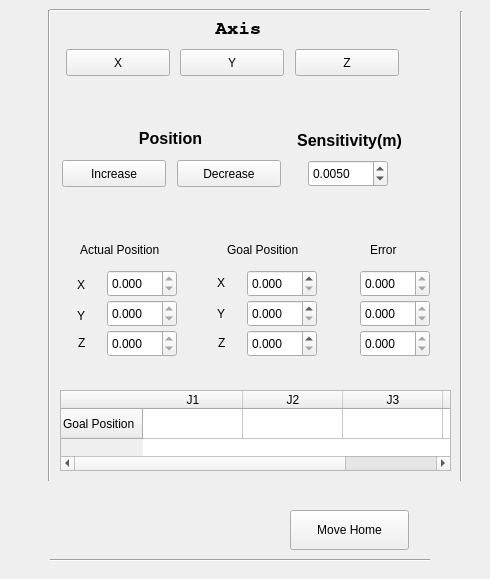
      <widget class="QWidget" name="control_position">
       <widget class="QPushButton" name="pushButton_3">
        <property name="geometry">
         <rect>
          <x>62</x>
          <y>160</y>
          <width>104</width>
          <height>27</height>
         </rect>
        </property>
        <property name="text">
         <string>Increase</string>
        </property>
       </widget>
       <widget class="QPushButton" name="pushButton_4">
        <property name="geometry">
         <rect>
          <x>295</x>
          <y>49</y>
          <width>104</width>
          <height>27</height>
         </rect>
        </property>
        <property name="text">
         <string>Z</string>
        </property>
       </widget>
       <widget class="QPushButton" name="pushButton_5">
        <property name="geometry">
         <rect>
          <x>180</x>
          <y>49</y>
          <width>104</width>
          <height>27</height>
         </rect>
        </property>
        <property name="text">
         <string>Y</string>
        </property>
       </widget>
       <widget class="QPushButton" name="button_move_home">
        <property name="geometry">
         <rect>
          <x>290</x>
          <y>510</y>
          <width>119</width>
          <height>40</height>
         </rect>
        </property>
        <property name="text">
         <string>Move Home</string>
        </property>
       </widget>
       <widget class="QPushButton" name="pushButton_7">
        <property name="geometry">
         <rect>
          <x>177</x>
          <y>160</y>
          <width>104</width>
          <height>27</height>
         </rect>
        </property>
        <property name="text">
         <string>Decrease</string>
        </property>
       </widget>
       <widget class="Line" name="line_17">
        <property name="geometry">
         <rect>
          <x>442</x>
          <y>11</y>
          <width>39</width>
          <height>470</height>
         </rect>
        </property>
        <property name="orientation">
         <enum>Qt::Vertical</enum>
        </property>
       </widget>
       <widget class="Line" name="line_18">
        <property name="geometry">
         <rect>
          <x>30</x>
          <y>10</y>
          <width>39</width>
          <height>471</height>
         </rect>
        </property>
        <property name="orientation">
         <enum>Qt::Vertical</enum>
        </property>
       </widget>
       <widget class="QLabel" name="label_6">
        <property name="geometry">
         <rect>
          <x>290</x>
          <y>130</y>
          <width>119</width>
          <height>20</height>
         </rect>
        </property>
        <property name="font">
         <font>
          <family>Ubuntu</family>
          <pointsize>12</pointsize>
          <weight>75</weight>
          <bold>true</bold>
         </font>
        </property>
        <property name="text">
         <string>Sensitivity(m)</string>
        </property>
        <property name="alignment">
         <set>Qt::AlignCenter</set>
        </property>
        <property name="wordWrap">
         <bool>false</bool>
        </property>
       </widget>
       <widget class="QPushButton" name="pushButton_8">
        <property name="geometry">
         <rect>
          <x>66</x>
          <y>49</y>
          <width>104</width>
          <height>27</height>
         </rect>
        </property>
        <property name="text">
         <string>X</string>
        </property>
       </widget>
       <widget class="Line" name="line_19">
        <property name="geometry">
         <rect>
          <x>50</x>
          <y>550</y>
          <width>380</width>
          <height>20</height>
         </rect>
        </property>
        <property name="orientation">
         <enum>Qt::Horizontal</enum>
        </property>
       </widget>
       <widget class="QLabel" name="label_7">
        <property name="geometry">
         <rect>
          <x>48</x>
          <y>18</y>
          <width>381</width>
          <height>20</height>
         </rect>
        </property>
        <property name="font">
         <font>
          <family>Nimbus Mono L</family>
          <pointsize>14</pointsize>
          <weight>75</weight>
          <bold>true</bold>
         </font>
        </property>
        <property name="text">
         <string>Axis</string>
        </property>
        <property name="alignment">
         <set>Qt::AlignCenter</set>
        </property>
        <property name="wordWrap">
         <bool>false</bool>
        </property>
       </widget>
       <widget class="Line" name="line_20">
        <property name="geometry">
         <rect>
          <x>50</x>
          <y>0</y>
          <width>380</width>
          <height>20</height>
         </rect>
        </property>
        <property name="orientation">
         <enum>Qt::Horizontal</enum>
        </property>
       </widget>
       <widget class="QLabel" name="label_8">
        <property name="geometry">
         <rect>
          <x>80</x>
          <y>240</y>
          <width>129</width>
          <height>20</height>
         </rect>
        </property>
        <property name="text">
         <string>Actual Position</string>
        </property>
       </widget>
       <widget class="QLabel" name="label_9">
        <property name="geometry">
         <rect>
          <x>111</x>
          <y>130</y>
          <width>119</width>
          <height>17</height>
         </rect>
        </property>
        <property name="font">
         <font>
          <pointsize>12</pointsize>
          <weight>75</weight>
          <bold>true</bold>
         </font>
        </property>
        <property name="text">
         <string>Position</string>
        </property>
        <property name="alignment">
         <set>Qt::AlignCenter</set>
        </property>
       </widget>
       <widget class="QLabel" name="label_10">
        <property name="geometry">
         <rect>
          <x>227</x>
          <y>240</y>
          <width>90</width>
          <height>20</height>
         </rect>
        </property>
        <property name="text">
         <string>Goal Position</string>
        </property>
       </widget>
       <widget class="QLabel" name="label_11">
        <property name="geometry">
         <rect>
          <x>77</x>
          <y>276</y>
          <width>10</width>
          <height>17</height>
         </rect>
        </property>
        <property name="text">
         <string>X</string>
        </property>
       </widget>
       <widget class="QLabel" name="label_12">
        <property name="geometry">
         <rect>
          <x>77</x>
          <y>307</y>
          <width>16</width>
          <height>17</height>
         </rect>
        </property>
        <property name="text">
         <string>Y</string>
        </property>
       </widget>
       <widget class="QLabel" name="label_13">
        <property name="geometry">
         <rect>
          <x>78</x>
          <y>333</y>
          <width>10</width>
          <height>20</height>
         </rect>
        </property>
        <property name="text">
         <string>Z</string>
        </property>
       </widget>
       <widget class="QLabel" name="label_14">
        <property name="geometry">
         <rect>
          <x>217</x>
          <y>305</y>
          <width>16</width>
          <height>17</height>
         </rect>
        </property>
        <property name="text">
         <string>Y</string>
        </property>
       </widget>
       <widget class="QLabel" name="label_15">
        <property name="geometry">
         <rect>
          <x>217</x>
          <y>274</y>
          <width>10</width>
          <height>17</height>
         </rect>
        </property>
        <property name="text">
         <string>X</string>
        </property>
       </widget>
       <widget class="QLabel" name="label_16">
        <property name="geometry">
         <rect>
          <x>218</x>
          <y>333</y>
          <width>10</width>
          <height>20</height>
         </rect>
        </property>
        <property name="text">
         <string>Z</string>
        </property>
       </widget>
       <widget class="QDoubleSpinBox" name="spinbox_actual_x">
        <property name="geometry">
         <rect>
          <x>107</x>
          <y>270</y>
          <width>70</width>
          <height>27</height>
         </rect>
        </property>
        <property name="readOnly">
         <bool>true</bool>
        </property>
        <property name="decimals">
         <number>3</number>
        </property>
       </widget>
       <widget class="QDoubleSpinBox" name="spinbox_actual_y">
        <property name="geometry">
         <rect>
          <x>107</x>
          <y>300</y>
          <width>70</width>
          <height>27</height>
         </rect>
        </property>
        <property name="readOnly">
         <bool>true</bool>
        </property>
        <property name="decimals">
         <number>3</number>
        </property>
       </widget>
       <widget class="QDoubleSpinBox" name="spinbox_actual_z">
        <property name="geometry">
         <rect>
          <x>107</x>
          <y>330</y>
          <width>70</width>
          <height>27</height>
         </rect>
        </property>
        <property name="readOnly">
         <bool>true</bool>
        </property>
        <property name="decimals">
         <number>3</number>
        </property>
       </widget>
       <widget class="QDoubleSpinBox" name="spinbox_goal_y">
        <property name="geometry">
         <rect>
          <x>247</x>
          <y>300</y>
          <width>70</width>
          <height>27</height>
         </rect>
        </property>
        <property name="decimals">
         <number>3</number>
        </property>
       </widget>
       <widget class="QDoubleSpinBox" name="spinbox_goal_z">
        <property name="geometry">
         <rect>
          <x>247</x>
          <y>330</y>
          <width>70</width>
          <height>27</height>
         </rect>
        </property>
        <property name="decimals">
         <number>3</number>
        </property>
       </widget>
       <widget class="QDoubleSpinBox" name="spinbox_sensitivity">
        <property name="geometry">
         <rect>
          <x>308</x>
          <y>160</y>
          <width>80</width>
          <height>27</height>
         </rect>
        </property>
        <property name="decimals">
         <number>4</number>
        </property>
        <property name="maximum">
         <double>0.100000000000000</double>
        </property>
        <property name="singleStep">
         <double>0.005000000000000</double>
        </property>
        <property name="value">
         <double>0.005000000000000</double>
        </property>
       </widget>
       <widget class="QDoubleSpinBox" name="spinbox_goal_x">
        <property name="geometry">
         <rect>
          <x>247</x>
          <y>270</y>
          <width>70</width>
          <height>27</height>
         </rect>
        </property>
        <property name="decimals">
         <number>3</number>
        </property>
       </widget>
       <widget class="QLabel" name="label_17">
        <property name="geometry">
         <rect>
          <x>370</x>
          <y>240</y>
          <width>50</width>
          <height>20</height>
         </rect>
        </property>
        <property name="text">
         <string>Error</string>
        </property>
       </widget>
       <widget class="QDoubleSpinBox" name="spinbox_err_z">
        <property name="geometry">
         <rect>
          <x>360</x>
          <y>330</y>
          <width>70</width>
          <height>27</height>
         </rect>
        </property>
        <property name="readOnly">
         <bool>true</bool>
        </property>
        <property name="decimals">
         <number>3</number>
        </property>
       </widget>
       <widget class="QDoubleSpinBox" name="spinbox_err_x">
        <property name="geometry">
         <rect>
          <x>360</x>
          <y>270</y>
          <width>70</width>
          <height>27</height>
         </rect>
        </property>
        <property name="readOnly">
         <bool>true</bool>
        </property>
        <property name="decimals">
         <number>3</number>
        </property>
       </widget>
       <widget class="QDoubleSpinBox" name="spinbox_err_y">
        <property name="geometry">
         <rect>
          <x>360</x>
          <y>300</y>
          <width>70</width>
          <height>27</height>
         </rect>
        </property>
        <property name="readOnly">
         <bool>true</bool>
        </property>
        <property name="decimals">
         <number>3</number>
        </property>
       </widget>
       <widget class="QTableWidget" name="tableWidget">
        <property name="geometry">
         <rect>
          <x>60</x>
          <y>390</y>
          <width>391</width>
          <height>81</height>
         </rect>
        </property>
        <row>
         <property name="text">
          <string>Goal Position</string>
         </property>
        </row>
        <column>
         <property name="text">
          <string>J1</string>
         </property>
        </column>
        <column>
         <property name="text">
          <string>J2</string>
         </property>
        </column>
        <column>
         <property name="text">
          <string>J3</string>
         </property>
        </column>
        <column>
         <property name="text">
          <string>J4</string>
         </property>
        </column>
        <item row="0" column="0">
         <property name="text">
          <string/>
         </property>
         <property name="flags">
          <set>ItemIsSelectable|ItemIsEditable|ItemIsDragEnabled|ItemIsUserCheckable|ItemIsEnabled</set>
         </property>
        </item>
        <item row="0" column="1">
         <property name="text">
          <string/>
         </property>
         <property name="flags">
          <set>ItemIsSelectable|ItemIsEditable|ItemIsDragEnabled|ItemIsUserCheckable|ItemIsEnabled</set>
         </property>
        </item>
        <item row="0" column="2">
         <property name="text">
          <string/>
         </property>
         <property name="flags">
          <set>ItemIsSelectable|ItemIsEditable|ItemIsDragEnabled|ItemIsUserCheckable|ItemIsEnabled</set>
         </property>
        </item>
        <item row="0" column="3">
         <property name="text">
          <string/>
         </property>
         <property name="flags">
          <set>ItemIsSelectable|ItemIsEditable|ItemIsDragEnabled|ItemIsUserCheckable|ItemIsEnabled</set>
         </property>
        </item>
       </widget>
      </widget>
